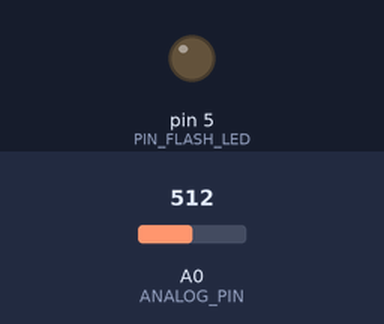
Bench run of a sketch on a simulated Arduino Uno, built with avr-gcc and run on an emulated ATmega328P. Shown: output pins drawn as LEDs (lit = HIGH). Inputs (shaded band) come from the test bench; at power-on: A0 (ANALOG_PIN) = 512. The local clock reads 2024-03-15 10:24:30 at power-on unless the sketch sets it; what the sketch prints to the serial monitor is not drawn.

Above: at 0.1 s.
At 5.1 s:
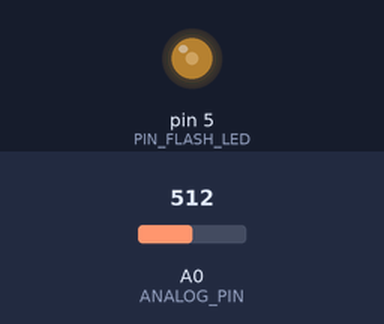
Timing chart, 0 to 6.6 s (numbered marks = the images above):
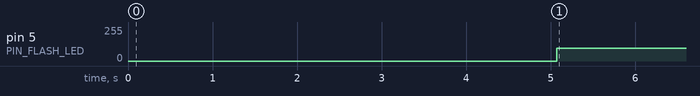

The sketch:

autoDimLight.ino
```cpp
/*
Library: Rtc by Makuna
Install this library from Arduino Library Manager first
*/

#include <stdlib.h>
#include <RtcDS1302.h>
#include <ThreeWire.h>

#define PIN_DAT 4     // blue wire
#define PIN_CLK 3     // purple wire
#define PIN_RST 2     // gray wire

ThreeWire myWire(PIN_DAT, PIN_CLK, PIN_RST);        // DAT, CLK, RST
RtcDS1302<ThreeWire> Rtc(myWire);

// add pins here
#define PIN_FLASH_LED 5
#define PIN_BUZZER 6
#define ANALOG_PIN A0

// global variables
long time;
unsigned long prevMillis = 0;
const long INTERVAL = 5000; // 5 seconds async delay


void setup () {
    Serial.begin(9600);

    Serial.print("compiled: ");
    Serial.print(__DATE__);
    Serial.println(__TIME__);

    Rtc.Begin();
    setTime();

    // pin setups here
    pinMode(PIN_BUZZER, OUTPUT);
}

void loop () {
    unsigned long currentMillis = millis();

    RtcDateTime now = Rtc.GetDateTime();

    // printDateTime(now);
    // Serial.println();

    if (!now.IsValid()) {
        // Common Causes:
        //    1) the battery on the device is low or even missing and the power line was disconnected
        Serial.println("RTC lost confidence in the DateTime!");
    } else {
        // updates time every 5 seconds
        if (currentMillis - prevMillis >= INTERVAL){
            prevMillis = currentMillis;
            time = getTime(now);        // get current time
        }

        // maps time to analogWrite range (0-255)
        long lux = calculateLux(time);

        // lux brightness based on time
        float luxMultiplier = (analogRead(ANALOG_PIN) / 1023.0);

        setLux(lux, luxMultiplier);

        dataMonitoring(time, lux, luxMultiplier);

        bool sunrise = isSunRise(time);
        setBuzzer(sunrise);
    }
}

#define countof(a) (sizeof(a) / sizeof(a[0]))

void printDateTime(const RtcDateTime& dt)
{
    char datestring[20];

    snprintf_P(datestring,
            countof(datestring),
            PSTR("%02u/%02u/%04u %02u:%02u:%02u"),
            dt.Month(),
            dt.Day(),
            dt.Year(),
            dt.Hour(),
            dt.Minute(),
            dt.Second() );
    Serial.print(datestring);
}

void setTime() {
    // for setting the correct time
    RtcDateTime compiled = RtcDateTime(__DATE__, __TIME__);
    printDateTime(compiled);
    Serial.println();

    if (!Rtc.IsDateTimeValid()) {
        // Common Causes:
        //    1) first time you ran and the device wasn't running yet
        //    2) the battery on the device is low or even missing

        Serial.println("RTC lost confidence in the DateTime!");
        Rtc.SetDateTime(compiled);
    }

    if (Rtc.GetIsWriteProtected()) {
        Serial.println("RTC was write protected, enabling writing now");
        Rtc.SetIsWriteProtected(false);
    }

    if (!Rtc.GetIsRunning()) {
        Serial.println("RTC was not actively running, starting now");
        Rtc.SetIsRunning(true);
    }

    RtcDateTime now = Rtc.GetDateTime();
    if (now < compiled) {
        Serial.println("RTC is older than compile time!  (Updating DateTime)");
        Rtc.SetDateTime(compiled);
    } else if (now > compiled) {
        Serial.println("RTC is newer than compile time. (this is expected)");
    } else if (now == compiled) {
        Serial.println("RTC is the same as compile time! (not expected but all is fine)");
    }
}

long getTime(const RtcDateTime& dt) {
    // for getting the current time
    char time[8];

    snprintf_P(time,
            countof(time),
            PSTR("%02u%02u%02u"),
            dt.Hour(),
            dt.Minute(),
            dt.Second() );
    Serial.print("char time: ");
    Serial.println(time);

    long longTime = atol(time);
    Serial.print("long time: ");
    Serial.println(longTime);

    return longTime;
}

/**
 * Calculate light intensity (lux) value from time
 *
 * Examples:
 *  time 50000 == starting to glow
 *  time 120000 == highest lux
 *  time 190000 == complete darkness
 *
 * @param time long value
 * @return lux percentage value (light intensity) from 0 to 255
 */
long calculateLux(long time) {
    long sunrise = 50000;
    long noon = 120000;
    long sunset = 190000;
    long lux;
    long minLux = 1;
    long maxLux = 255;

    if ((sunrise < time) && (time < noon)) {        // morning
        lux = map(time, sunrise, noon, minLux, maxLux);
    } else if (time == noon) {      // noon
        lux = maxLux;
    } else if ((noon < time) && (time < sunset)) {      // afternoon
        lux = map(time, noon, sunset, maxLux, minLux);
    } else {
        lux = 0;
    }

    // Serial.print("lux:\t");
    // Serial.println(lux);

    return lux;
}

/**
 * Set light intensity (lux) of flash LED
 *
 * @param lux
 * @return None
 */
void setLux(long lux, float multiplier) {
    float luxValFloat = (lux * multiplier) + 0.5;   // 0.5 is used for rounding operations
    int luxVal = int(luxValFloat);                  // using int() to float variable floors it
    analogWrite(PIN_FLASH_LED, luxVal);

    // Serial.print("luxVal:\t");
    // Serial.println(luxVal);
}

/**
 * Determine if sun is risen or not
 *
 * Example:
 *  time 53000 == true
 *  else false
 *
 * @param time
 * @return boolean value
 */
bool isSunRise(long time) {
    if ((53000 <= time) && (time < 53100)) {
        return true;
    } else {
        return false;
    }
}

/**
 * Activates the buzzer if the sun is risen.
 */
void setBuzzer(bool isSunRise) {
    if (isSunRise) {
        for (int i = 0; i < 10; i++) {  // repeat 10 times ??
            tone(PIN_BUZZER, 1000);     // frequency of 1000Hz
            delay(500);                 // sound 500ms
            noTone(PIN_BUZZER);
            delay(250);                 // pause 250ms
        }
    } else {
        noTone(PIN_BUZZER);
    }
}

/**
 * Prints data to serial monitoring.
 * @param time time in long format
 * @param lux brightness intensity if LED
 * @param multiplier multiplier value for lux
 */
void dataMonitoring(long time, long lux, float multiplier){
    Serial.print("time:\t\t");
    Serial.println(time);
    Serial.print("lux:\t\t");
    Serial.println(lux);
    Serial.print("multiplier:\t");
    Serial.println(multiplier);
    Serial.println("");
}
```

Measured:
- by itself, pin 5 (PIN_FLASH_LED): 0/255 → 96/255 at 5.1 s
